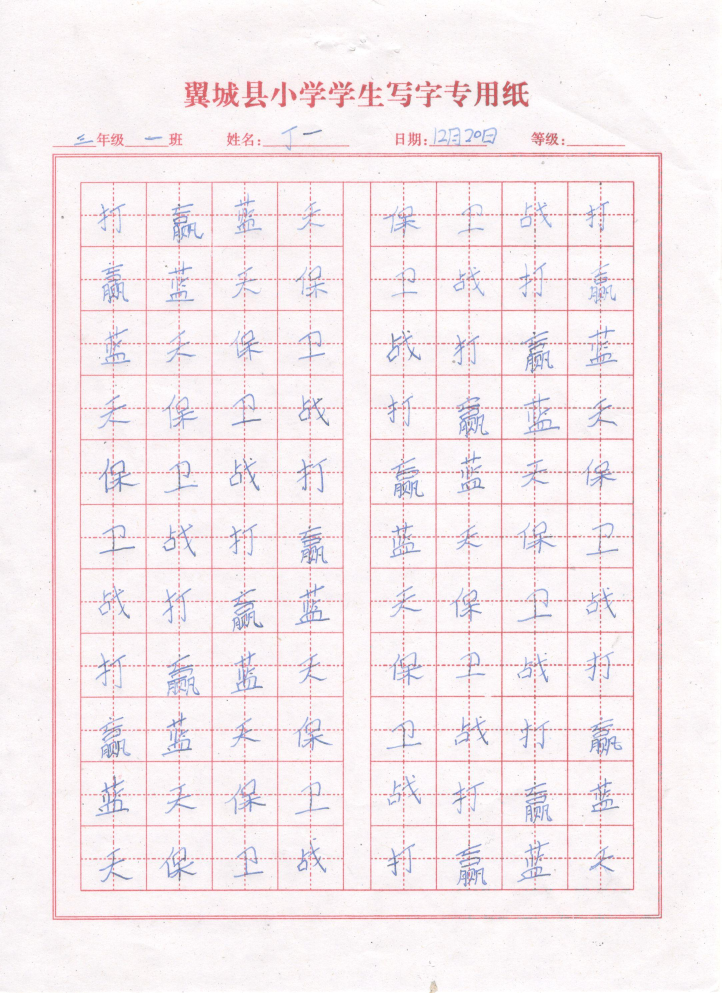
#> input picture img_pro/test/0001.jpg, 2164 x 2979 px (shown at 1/3 size)
$ python script_example.py
#> lines starting #> are read from the running program, lines starting #| are printed output that depends on the picture
import cv2
import scipy
import numpy as np

import os.path

import skimage.morphology as skmorph
import adadoc


# assumption for input image: bgr and fixed with of 1000
def sepline_binarize(src):
    nr, nc = src.shape[:2]
    lab = cv2.cvtColor(src, cv2.COLOR_BGR2Lab)
    lum = lab[:,:,0]

    # enhance the gray separation lines;
    lum = adadoc.contrst_enhance(lum, "linear_gamma", 2.2, 0.3)

    # binarization
    map_bin = adadoc.adath(lum, method=adadoc.ADATH_WOLFJOLION | adadoc.ADATH_INVTHRESH,
                           xblock=51, yblock=51, k=0.05, dR=128, C=0)

    bw = map_bin.copy()
    map_bin = cc_remove(map_bin)

    return map_bin, bw


# [44 lines left out: function cc_remove, not called in this run]


if __name__ == '__main__':
    ifname = './0001.jpg'
    bgr = cv2.imread(ifname)
#> bgr is the input picture: shape (2979, 2164, 3); mean B, G, R 240.2, 237.3, 246.5
    if bgr is None:
        raise Exception('file non-existence .')

    print(ifname)

    # normalize input image size
    nr, nc = bgr.shape[:2]
#> nr = 2979; nc = 2164
    r = 1000.0 / nc
#> r = 0.462
    dsiz = (1000, int(nr * r))
#> dsiz = (1000, 1376)
    bgr = cv2.resize(bgr, dsiz, interpolation=cv2.INTER_LINEAR)
#> bgr: shape (1376, 1000, 3)

    # get file name id
    bname = os.path.basename(ifname)
    bname = os.path.splitext(bname)[0]
    bname = './' + bname

    # binarization of camera doc
    map_bin, bw = sepline_binarize(bgr)
#> in sepline_binarize, `lab = cv2.cvtColor(src, cv2.COLOR_BGR2Lab)`: lab: shape (1376, 1000, 3); mean of channels 0, 1, 2 241.4, 131.7, 127.9
#> in sepline_binarize, `lum = lab[:,:,0]`:
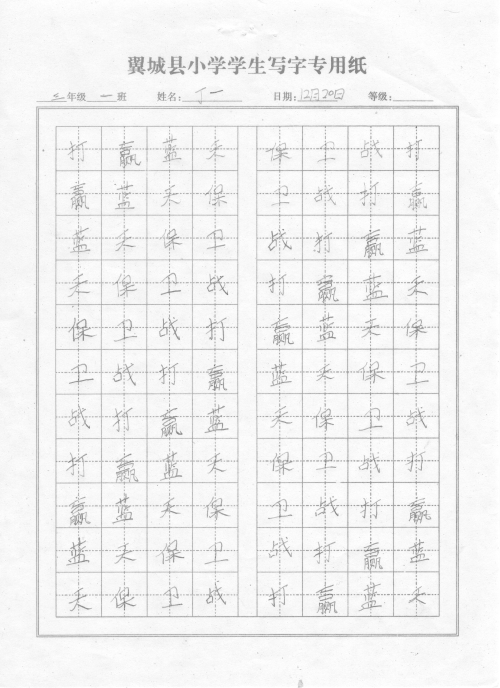
#> lum: shape (1376, 1000) (shown at 1/2 size); min 100, max 255, mean 241.4
#> (the run stopped early here; a loop or call above may not have finished)
